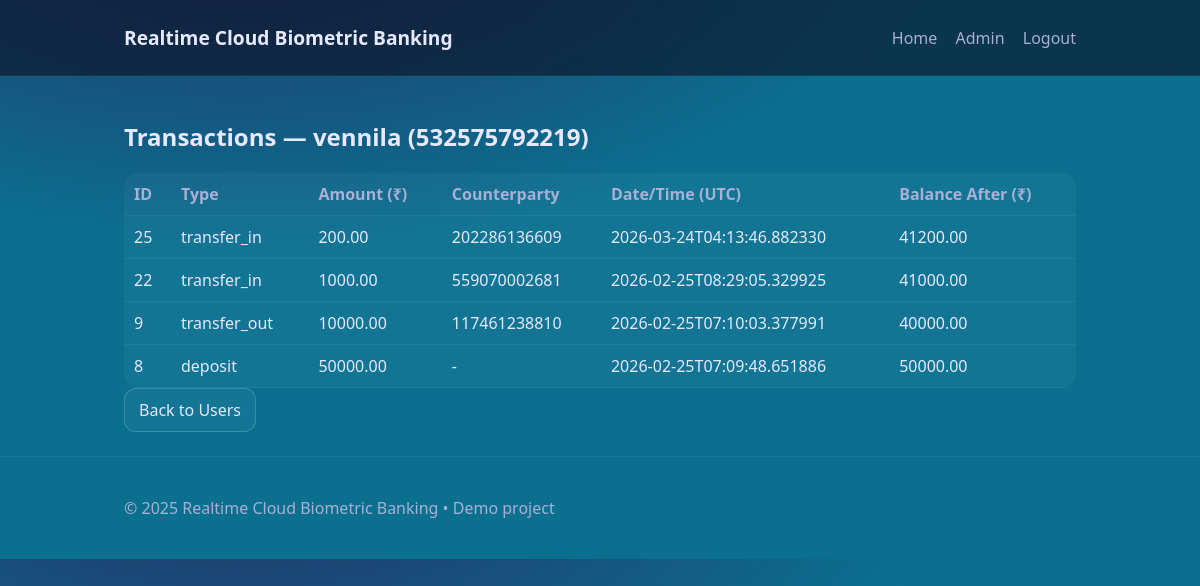
The app's page /admin/users/5/transactions (signed in) with its own data.
### tables this page shows
CREATE TABLE users (
            id INTEGER PRIMARY KEY AUTOINCREMENT,
            name TEXT NOT NULL,
            email TEXT UNIQUE NOT NULL,
            account_number TEXT UNIQUE NOT NULL,
            biometric_hash TEXT NOT NULL,
            created_at TEXT NOT NULL
        );

CREATE TABLE transactions (
            id INTEGER PRIMARY KEY AUTOINCREMENT,
            user_id INTEGER NOT NULL,
            type TEXT NOT NULL, -- 'deposit', 'transfer_out', 'transfer_in'
            amount REAL NOT NULL,
            counterparty_ac TEXT, -- target/source account number
            created_at TEXT NOT NULL,
            balance_after REAL NOT NULL,
            FOREIGN KEY(user_id) REFERENCES users(id) ON DELETE CASCADE
        );

### app.py (the view)
@app.route("/admin/users/<int:user_id>/transactions")
@admin_required
def admin_user_transactions(user_id):
    conn = get_db()
    cur = conn.cursor()
    cur.execute("SELECT name, account_number FROM users WHERE id=?", (user_id,))
    user = cur.fetchone()
    if not user:
        conn.close()
        flash("User not found.", "danger")
        return redirect(url_for("admin_users"))
    cur.execute("SELECT * FROM transactions WHERE user_id=? ORDER BY datetime(created_at) DESC", (user_id,))
    txns = cur.fetchall()
    conn.close()
    return render_template("user_transactions.html", user=user, txns=txns, app_name=APP_NAME)

### app.py (called while the page is built)
def get_db():
    conn = sqlite3.connect(DATABASE, detect_types=sqlite3.PARSE_DECLTYPES, check_same_thread=False)
    conn.row_factory = sqlite3.Row
    return conn

def admin_required(f):
    @wraps(f)
    def wrapper(*args, **kwargs):
        if not session.get("is_admin"):
            flash("Admin login required.", "warning")
            return redirect(url_for("admin_login"))
        return f(*args, **kwargs)
    return wrapper

### templates/user_transactions.html (shortened to what this page needs)
{% extends "base.html" %}
{% block content %}
<h2>Transactions — {{ user.name }} ({{ user.account_number }})</h2>
<table class="table">
  <thead>
    <tr>
      <th>ID</th>
      <th>Type</th>
      <th>Amount (₹)</th>
      <th>Counterparty</th>
      <th>Date/Time (UTC)</th>
      <th>Balance After (₹)</th>
    </tr>
  </thead>
  <tbody>
    {% for t in txns %}
      <tr>
        <td>{{ t.id }}</td>
        <td>{{ t.type }}</td>
        <td>{{ '%.2f' % t.amount }}</td>
        <td>{{ t.counterparty_ac or '-' }}</td>
        <td>{{ t.created_at }}</td>
        <td>{{ '%.2f' % t.balance_after }}</td>
      </tr>
    {% else %}
      <tr><td colspan="6" class="muted">No transactions for this user.</td></tr>
    {% endfor %}
  </tbody>
</table>
<a class="btn" href="{{ url_for('admin_users') }}">Back to Users</a>
{% endblock %}

### static/css/styles.css (style rules this page uses)
:root { --bg:#0b1020; --card:#121938; --text:#e6e9ff; --muted:#a8b0d6; --accent:#6c8ef5; --accent-2:#7ef0d4; --danger:#ff6b6b; --success:#38d07a; --warning:#ffd166; }
* { box-sizing:border-box }
body { margin:0; font-family:system-ui,-apple-system,Segoe UI,Roboto,Ubuntu,Helvetica,Arial,sans-serif; background: radial-gradient(1200px 600px at 20% -20%, #243067 0%, #0b7090 60%), var(--bg); color:var(--text); }
.btn { display:inline-block;padding:10px 14px;border-radius:12px;border:1px solid rgba(255,255,255,.18);text-decoration:none;color:var(--text);background:rgba(255,255,255,.04) }
.table { width:100%;border-collapse:collapse;background:rgba(255,255,255,.03);border-radius:14px;overflow:hidden }
.table th,.table td { padding:10px;border-bottom:1px solid rgba(255,255,255,.06);text-align:left }
.table th { color:var(--muted);font-weight:600 }

### records on screen
users: name "vennila", account_number "532575792219"
transactions: id "25", type "transfer_in", amount "200.00", counterparty_ac "202286136609", created_at "2026-03-24T04:13:46.882330", balance_after "41200.00"
transactions: id "22", type "transfer_in", amount "1000.00", counterparty_ac "559070002681", created_at "2026-02-25T08:29:05.329925", balance_after "41000.00"
transactions: id "9", type "transfer_out", amount "10000.00", counterparty_ac "117461238810", created_at "2026-02-25T07:10:03.377991", balance_after "40000.00"
transactions: id "8", type "deposit", amount "50000.00", counterparty_ac "-", created_at "2026-02-25T07:09:48.651886", balance_after "50000.00"

### other values on screen
{{ app_name }} "Realtime Cloud Biometric Banking"
{{ 2025 }} "2025"
